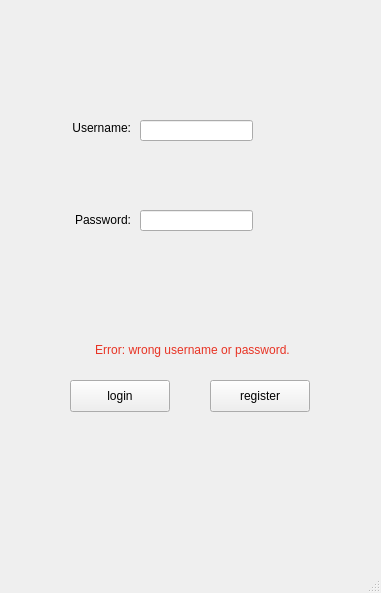
<?xml version="1.0" encoding="UTF-8"?>
<ui version="4.0">
 <class>login</class>
 <widget class="QMainWindow" name="login">
  <property name="geometry">
   <rect>
    <x>0</x>
    <y>0</y>
    <width>381</width>
    <height>593</height>
   </rect>
  </property>
  <property name="windowTitle">
   <string>login</string>
  </property>
  <widget class="QWidget" name="centralwidget">
   <widget class="QLineEdit" name="login_username_input">
    <property name="geometry">
     <rect>
      <x>140</x>
      <y>120</y>
      <width>113</width>
      <height>21</height>
     </rect>
    </property>
   </widget>
   <widget class="QLineEdit" name="password_login_input">
    <property name="geometry">
     <rect>
      <x>140</x>
      <y>210</y>
      <width>113</width>
      <height>21</height>
     </rect>
    </property>
    <property name="echoMode">
     <enum>QLineEdit::Password</enum>
    </property>
   </widget>
   <widget class="QLabel" name="login_username_label">
    <property name="geometry">
     <rect>
      <x>50</x>
      <y>120</y>
      <width>81</width>
      <height>16</height>
     </rect>
    </property>
    <property name="text">
     <string>Username:</string>
    </property>
    <property name="alignment">
     <set>Qt::AlignRight|Qt::AlignTrailing|Qt::AlignVCenter</set>
    </property>
   </widget>
   <widget class="QLabel" name="login_password_label">
    <property name="geometry">
     <rect>
      <x>50</x>
      <y>210</y>
      <width>81</width>
      <height>20</height>
     </rect>
    </property>
    <property name="text">
     <string>Password:</string>
    </property>
    <property name="alignment">
     <set>Qt::AlignRight|Qt::AlignTrailing|Qt::AlignVCenter</set>
    </property>
   </widget>
   <widget class="QPushButton" name="login_button">
    <property name="geometry">
     <rect>
      <x>70</x>
      <y>380</y>
      <width>100</width>
      <height>32</height>
     </rect>
    </property>
    <property name="text">
     <string>login</string>
    </property>
   </widget>
   <widget class="QPushButton" name="register_button_1">
    <property name="geometry">
     <rect>
      <x>210</x>
      <y>380</y>
      <width>100</width>
      <height>32</height>
     </rect>
    </property>
    <property name="text">
     <string>register</string>
    </property>
   </widget>
   <widget class="QLabel" name="errorlabel">
    <property name="geometry">
     <rect>
      <x>77</x>
      <y>340</y>
      <width>231</width>
      <height>20</height>
     </rect>
    </property>
    <property name="text">
     <string>&lt;html&gt;&lt;head/&gt;&lt;body&gt;&lt;p&gt;&lt;span style=&quot; color:#e83324;&quot;&gt;Error: wrong username or password.&lt;/span&gt;&lt;/p&gt;&lt;/body&gt;&lt;/html&gt;</string>
    </property>
    <property name="alignment">
     <set>Qt::AlignCenter</set>
    </property>
   </widget>
  </widget>
  <widget class="QMenuBar" name="menubar">
   <property name="geometry">
    <rect>
     <x>0</x>
     <y>0</y>
     <width>381</width>
     <height>22</height>
    </rect>
   </property>
  </widget>
  <widget class="QStatusBar" name="statusbar"/>
 </widget>
 <resources/>
 <connections/>
</ui>
